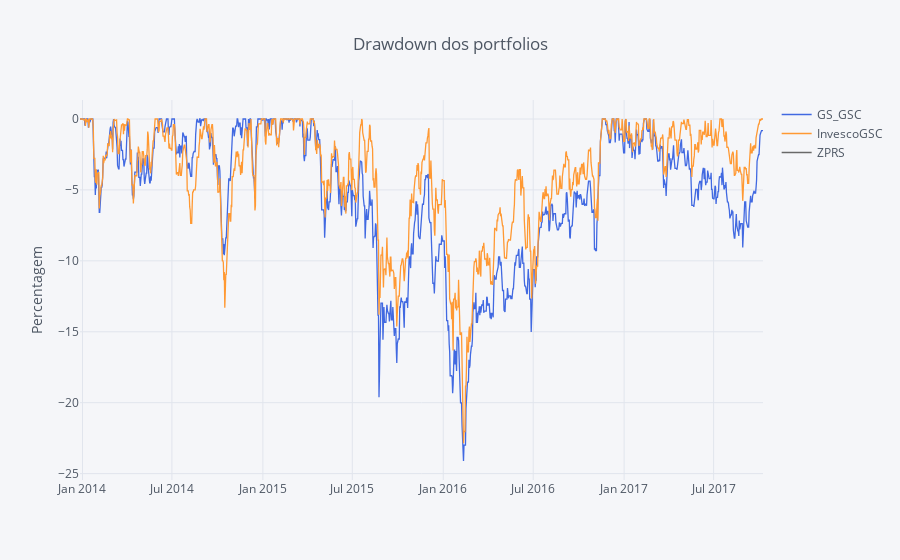

Notebook code for this chart:
### Code cell
#### Computing Drawdowns ####
DD = round(compute_drawdowns(Quotes_df_norm), 2)

DD.iplot(kind='scatter', title='Drawdown dos portfolios', yTitle='Percentagem', colors=['royalblue', 'orange', 'dimgray'])

### Figure 1 — Plotly figure (JSON) as saved in the notebook; plotly's stock layout.template omitted (floating-point values rounded to 4 significant figures; data arrays with more than 128 entries replaced by an {"elided": "..."} marker saying what was removed)
{"data": [{"line": {"color": "rgba(65, 105, 225, 1.0)", "dash": "solid", "width": 1.3}, "mode": "lines", "name": "GS_GSC", "text": "", "type": "scatter", "x": {"elided": "1383 str values"}, "y": {"elided": "1383 float values"}}, {"line": {"color": "rgba(255, 153, 51, 1.0)", "dash": "solid", "width": 1.3}, "mode": "lines", "name": "InvescoGSC", "text": "", "type": "scatter", "x": {"elided": "1383 str values"}, "y": {"elided": "1383 float values"}}, {"line": {"color": "rgba(105, 105, 105, 1.0)", "dash": "solid", "width": 1.3}, "mode": "lines", "name": "ZPRS", "text": "", "type": "scatter", "x": {"elided": "1383 str values"}, "y": {"elided": "1383 str values"}}], "layout": {"legend": {"bgcolor": "#F5F6F9", "font": {"color": "#4D5663"}}, "paper_bgcolor": "#F5F6F9", "plot_bgcolor": "#F5F6F9", "title": "Drawdown dos portfolios", "titlefont": {"color": "#4D5663"}, "xaxis1": {"gridcolor": "#E1E5ED", "showgrid": true, "tickfont": {"color": "#4D5663"}, "title": "", "titlefont": {"color": "#4D5663"}, "zerolinecolor": "#E1E5ED"}, "yaxis1": {"gridcolor": "#E1E5ED", "showgrid": true, "tickfont": {"color": "#4D5663"}, "title": "Percentagem", "titlefont": {"color": "#4D5663"}, "zerolinecolor": "#E1E5ED"}}}
